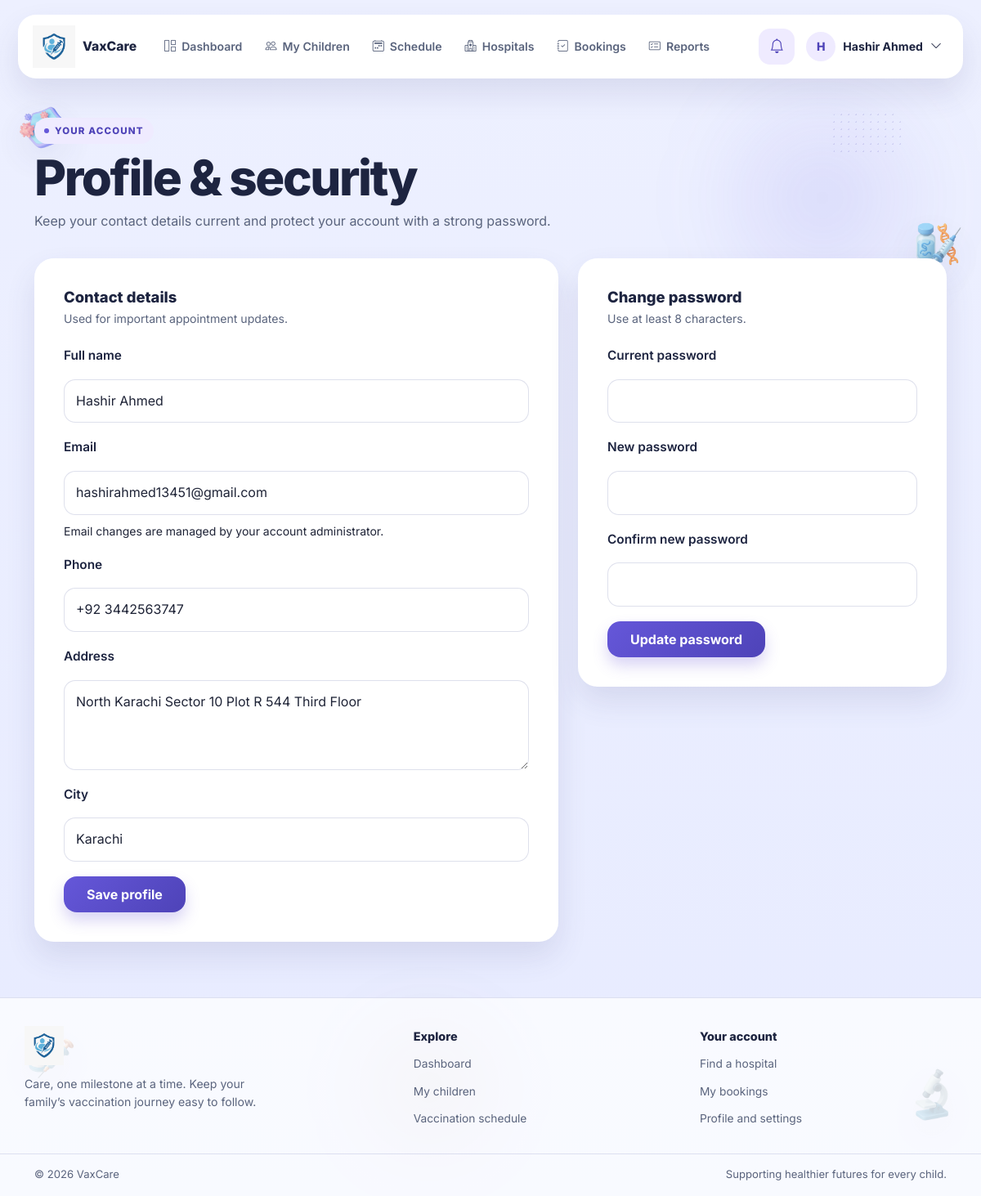
Screenshot of /parent/profile.php (signed in) with the database file from the repository.
### tables this page shows
CREATE TABLE `users` (
  `id` int(11) NOT NULL,
  `name` varchar(150) NOT NULL,
  `email` varchar(150) NOT NULL,
  `password` varchar(255) NOT NULL,
  `role` enum('admin','parent','hospital') NOT NULL,
  `status` enum('active','pending','blocked') NOT NULL DEFAULT 'active',
  `created_at` datetime NOT NULL DEFAULT current_timestamp()
);

CREATE TABLE `parents` (
  `id` int(11) NOT NULL,
  `user_id` int(11) NOT NULL,
  `phone` varchar(20) NOT NULL,
  `address` varchar(255) NOT NULL,
  `city` varchar(100) NOT NULL
);

### config.php (called while the page is built, shortened)
<?php
function appUrl(string $path = ''): string
{
    $scriptDirectory = dirname(str_replace('\\', '/', $_SERVER['SCRIPT_NAME'] ?? '/'));
    if (in_array(basename($scriptDirectory), ['admin', 'parent', 'hospital', 'actions'], true)) {
        $scriptDirectory = dirname($scriptDirectory);
    }
    $basePath = $scriptDirectory === '/' || $scriptDirectory === '.' ? '' : rtrim($scriptDirectory, '/');
    return $basePath . '/' . ltrim($path, '/');
}

### includes/auth.php (called while the page is built, shortened)
<?php
function e(mixed $value): string
{
    return htmlspecialchars((string) $value, ENT_QUOTES | ENT_SUBSTITUTE, 'UTF-8');
}
function parent_path(string $path): string
{
    return appUrl('parent/' . ltrim($path, '/'));
}
function parent_action(string $path): string
{
    return appUrl('actions/' . ltrim($path, '/'));
}
function parent_display_name(PDO $pdo, int $userId): string
{
    $stmt = $pdo->prepare('SELECT name FROM users WHERE id = :id LIMIT 1');
    $stmt->execute(['id' => $userId]);
    $name = $stmt->fetchColumn();
    return is_string($name) && $name !== '' ? $name : 'Parent';
}

### parent/profile.php (the view, shortened to what this page needs)
<?php
require_once __DIR__ . '/../includes/auth.php';
$pid = get_parent_id($pdo, (int) $_SESSION['user_id']);
$activePage = '';
$profileStmt = $pdo->prepare(
    'SELECT u.name, u.email, p.phone, p.address, p.city
     FROM users u INNER JOIN parents p ON p.user_id = u.id
     WHERE u.id = :user_id AND p.id = :parent_id LIMIT 1'
);
$profileStmt->execute(['user_id' => (int) $_SESSION['user_id'], 'parent_id' => $pid]);
$profile = $profileStmt->fetch(PDO::FETCH_ASSOC) ?: [];
require __DIR__ . '/../includes/parent_layout_start.php';
?>
<section class="parent-heading">
    <span class="parent-eyebrow">Your account</span>
    <h1>Profile &amp; security</h1>
    <p>Keep your contact details current and protect your account with a strong password.</p>
</section>
<section class="row g-4">
    <div class="col-12 col-lg-7">
        <form class="parent-card parent-form-card" method="post" action="<?= e(parent_action('parent_profile.php')) ?>">
            <div class="parent-card-heading"><div><h2>Contact details</h2><p>Used for important appointment updates.</p></div></div>
            <div class="form-group">
                <label for="profile-name">Full name</label>
                <input id="profile-name" name="name" type="text" maxlength="120" value="<?= e($profile['name'] ?? '') ?>" required>
            </div>
            <div class="form-group">
                <label for="profile-email">Email</label>
                <input id="profile-email" type="email" value="<?= e($profile['email'] ?? '') ?>" readonly aria-describedby="email-hint">
                <small id="email-hint" class="muted-copy">Email changes are managed by your account administrator.</small>
            </div>
            <div class="form-group">
                <label for="profile-phone">Phone</label>
                <input id="profile-phone" name="phone" type="tel" maxlength="30" value="<?= e($profile['phone'] ?? '') ?>" required>
            </div>
            <div class="form-group">
                <label for="profile-address">Address</label>
                <textarea id="profile-address" name="address" rows="3" maxlength="255" required><?= e($profile['address'] ?? '') ?></textarea>
            </div>
            <div class="form-group">
                <label for="profile-city">City</label>
                <input id="profile-city" name="city" type="text" maxlength="120" value="<?= e($profile['city'] ?? '') ?>" required>
            </div>
            <button class="btn btn-primary" type="submit">Save profile</button>
        </form>
    </div>
    <div class="col-12 col-lg-5">
        <form class="parent-card parent-form-card" method="post" action="<?= e(parent_action('parent_profile.php')) ?>">
            <div class="parent-card-heading"><div><h2>Change password</h2><p>Use at least 8 characters.</p></div></div>
            <div class="form-group">
                <label for="old-password">Current password</label>
                <input id="old-password" name="old_password" type="password" autocomplete="current-password" required>
            </div>
            <div class="form-group">
                <label for="new-password">New password</label>
                <input id="new-password" name="new_password" type="password" minlength="8" autocomplete="new-password" required>
            </div>
            <div class="form-group">
                <label for="confirm-password">Confirm new password</label>
                <input id="confirm-password" name="confirm_password" type="password" minlength="8" autocomplete="new-password" required>
            </div>
            <button class="btn btn-primary" type="submit">Update password</button>
        </form>
    </div>
</section>
<?php require __DIR__ . '/../includes/parent_layout_end.php'; ?>

### includes/parent_layout_start.php (shortened to what this page needs)
<?php
$activePage = $activePage ?? '';
$userName = parent_display_name($pdo, (int) $_SESSION['user_id']);
$userInitial = strtoupper(mb_substr($userName, 0, 1, 'UTF-8'));
$unreadStmt = $pdo->prepare('SELECT COUNT(*) FROM notifications WHERE user_id = :user_id AND is_read = 0');
$unreadStmt->execute(['user_id' => (int) $_SESSION['user_id']]);
$unreadCount = (int) $unreadStmt->fetchColumn();
?>
<!DOCTYPE html>
<html lang="en">
<head>
    <link href="https://cdn.jsdelivr.net/npm/bootstrap@5.3.3/dist/css/bootstrap.min.css" rel="stylesheet">
    <link href="https://cdn.jsdelivr.net/npm/bootstrap-icons@1.11.3/font/bootstrap-icons.min.css" rel="stylesheet">
    <link rel="stylesheet" href="<?= e(appUrl('assets/css/style.css') . '?v=' . filemtime(__DIR__ . '/../assets/css/style.css')) ?>">
    <link rel="stylesheet" href="<?= e(appUrl('assets/css/parent.css') . '?v=' . filemtime(__DIR__ . '/../assets/css/parent.css')) ?>">
</head>
<body class="parent-app">
    <?php require __DIR__ . '/medical_decorations.php'; ?>
    <header class="parent-header">
        <nav class="parent-navbar container-fluid" aria-label="Parent navigation">
            <a class="parent-brand" href="<?= e(parent_path('dashboard.php')) ?>" aria-label="VaxCare parent home">
                <img class="brand-logo" src="<?= e(appUrl('VaxCare Logo.png')) ?>" alt="VaxCare">
                <span class="brand-name">VaxCare</span>
            </a>
            <div class="parent-nav-content" data-parent-menu>
                <div class="parent-nav-links">
                    <?php foreach ([
                        'dashboard' => ['Dashboard', 'dashboard.php', 'bi-grid-1x2'],
                        'children' => ['My Children', 'children.php', 'bi-people'],
                        'schedule' => ['Schedule', 'schedule.php', 'bi-calendar2-week'],
                        'hospitals' => ['Hospitals', 'hospitals.php', 'bi-hospital'],
                        'bookings' => ['Bookings', 'my_bookings.php', 'bi-journal-check'],
                        'reports' => ['Reports', 'report.php', 'bi-card-checklist'],
                    ] as $key => [$label, $path, $icon]): ?>
                        <a class="parent-nav-link<?= $activePage === $key ? ' is-active' : '' ?>"
                           href="<?= e(parent_path($path)) ?>"<?= $activePage === $key ? ' aria-current="page"' : '' ?>>
                            <i class="bi <?= e($icon) ?>" aria-hidden="true"></i><span><?= e($label) ?></span>
                        </a>
                    <?php endforeach; ?>
                </div>
                <div class="parent-nav-actions">
                    <details class="parent-dropdown notification-dropdown">
                        <summary class="notification-trigger" aria-label="Notifications, <?= $unreadCount ?> unread">
                            <i class="bi bi-bell" aria-hidden="true"></i>
                        </summary>
                    </details>
                    <details class="parent-dropdown profile-dropdown">
                        <summary class="profile-trigger">
                            <span class="profile-avatar"><?= e($userInitial) ?></span>
                            <span class="profile-name"><?= e($userName) ?></span>
                            <i class="bi bi-chevron-down" aria-hidden="true"></i>
                        </summary>
                    </details>
                </div>
            </div>
        </nav>
    </header>
    <main class="parent-main<?= $activePage === 'dashboard' ? ' parent-dashboard' : '' ?> container">

### assets/css/style.css (style rules this page uses)
:root { --page-bg: #edf0ff; --page-bg-deep: #e7ebff; --panel: rgba(255, 255, 255, 0.72); --panel-strong: #ffffff; --soft: #f4f3ff; --purple: #6557d9; --purple-dark: #4e43b8; --purple-soft: #efebff; --text: #1f2437; --heading: #1d2440; --muted: #5a647d; --line: rgba(88, 101, 170, 0.18); --shadow: 0 18px 36px rgba(63, 68, 122, 0.12); --shadow-lift: 0 24px 48px rgba(49, 54, 112, 0.18); --orange: #f8cfaf; --orange-deep: #7a4a12; --green: #cfeee0; --green-deep: #1f6b4d; --white: #ffffff; --pink: #f6d7e4; --pink-deep: #9c3764; --danger-soft: #f9d9dc; --danger-deep: #ac1d2d; }
* { box-sizing: border-box; }
html { scroll-behavior: smooth; }
body { margin: 0; min-height: 100vh; display: flex; flex-direction: column; font-family: 'Inter', sans-serif; background: linear-gradient(180deg, var(--page-bg) 0%, var(--page-bg-deep) 100%); color: var(--text); line-height: 1.6; }
body::before, body::after { content: ""; position: fixed; width: 22px; height: 22px; border-radius: 50%; background: rgba(100, 196, 145, 0.8); filter: blur(0.4px); z-index: 0; pointer-events: none; }
body::before { right: 60px; top: 200px; }
body::after { left: 84px; bottom: 220px; background: rgba(102, 111, 224, 0.8); }
main, .site-footer, .hospital-footer { position: relative; z-index: 1; }
a { color: inherit; text-decoration: none; }
img { max-width: 100%; }
button, input, select { font: inherit; }
.container { width: min(1200px, calc(100% - 40px)); margin: 0 auto; position: relative; z-index: 1; }
.brand-logo { display: block; height: 88px; width: auto; max-width: 260px; object-fit: contain; filter: none; background: transparent; border-radius: 0; box-shadow: none; }
.brand-name { color: var(--heading); font-size: 1.08rem; font-weight: 800; white-space: nowrap; }
.btn { display: inline-flex; align-items: center; justify-content: center; border: 0; cursor: pointer; transition: transform 0.2s ease, box-shadow 0.2s ease; font-weight: 700; }
.nav-link, .btn, .search-panel, .feature-card, .auth-card, .hero-copy h1, .hero-copy p { animation: fadeUp 0.55s cubic-bezier(0.2, 0.8, 0.2, 1) both; }
.btn-primary { min-height: 52px; padding: 0 28px; border-radius: 16px; background: linear-gradient(135deg, var(--purple) 0%, #7b72e8 100%); color: var(--white); box-shadow: 0 10px 18px rgba(103, 82, 217, 0.25); animation: pulseHover 2s ease-in-out infinite; }
.form-group { display: grid; gap: 9px; }
label { color: var(--heading); font-size: 0.96rem; font-weight: 600; }
input, textarea, button { font: inherit; }
input, textarea { width: 100%; border: 1px solid rgba(127, 134, 180, 0.26); border-radius: 14px; background: rgba(255, 255, 255, 0.8); color: var(--text); padding: 13px 14px; transition: border-color 0.2s ease, box-shadow 0.2s ease; }
input::placeholder, textarea::placeholder { color: #7b8199; }
textarea { resize: vertical; min-height: 110px; }
.btn-primary { background: linear-gradient(135deg, var(--purple) 0%, var(--purple-dark) 100%); transition: transform .2s ease, box-shadow .2s ease, filter .2s ease; }
.nav-link, .nav-toggle, .btn, .toggle-password { min-height: 44px; min-width: 44px; }
body.admin-app::before, body.hospital-app::before, body.parent-app::before { width: 196px; height: 196px; background: rgba(101, 87, 217, .12); filter: blur(58px); }
body.parent-app::before { top: 18vh; right: 8vw; box-shadow: -70vw 64vh 0 -58px rgba(122, 74, 18, .1); }
body.admin-app::after, body.hospital-app::after, body.parent-app::after { width: 138px; height: 138px; filter: blur(46px); }
body.parent-app::after { left: 38vw; bottom: 8vh; background: rgba(122, 74, 18, .1); }

### rows the page displays
users: name "H", name "Hashir Ahmed"
parents: name "Hashir Ahmed", user.email "hashirahmed13451@gmail.com", phone "+92 3442563747", address "North Karachi Sector 10 Plot R 544 Third Floor", city "Karachi"

### other values shown
$label "Dashboard"
$label "My Children"
$label "Schedule"
$label "Hospitals"
$label "Bookings"
$label "Reports"
$escapeFooter($label) "Dashboard"
$escapeFooter($label) "My children"
$escapeFooter($label) "Vaccination schedule"
$escapeFooter($accountHeading) "Your account"
$escapeFooter($label) "Find a hospital"
$escapeFooter($label) "My bookings"
$escapeFooter($label) "Profile and settings"
